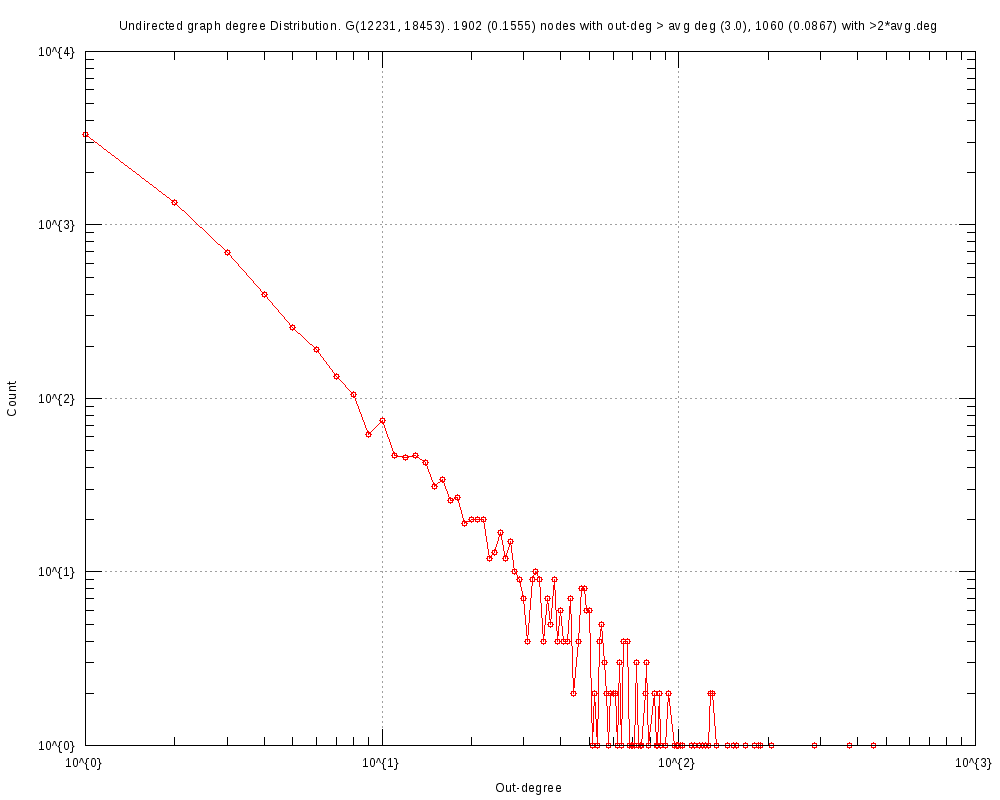

gnuplot code for this plot:
#
# Undirected graph degree Distribution. G(12231, 18453). 1902 (0.1555) nodes with out-deg > avg deg (3.0), 1060 (0.0867) with >2*avg.deg (Mon Sep  9 04:02:04 2019)
#

set title "Undirected graph degree Distribution. G(12231, 18453). 1902 (0.1555) nodes with out-deg > avg deg (3.0), 1060 (0.0867) with >2*avg.deg"
set key bottom right
set logscale xy 10
set format x "10^{%L}"
set mxtics 10
set format y "10^{%L}"
set mytics 10
set grid
set xlabel "Out-degree"
set ylabel "Count"
set tics scale 2
set terminal png font arial 10 size 1000,800
set output 'outDeg.email-Enron-subgraph.png'
plot 	"outDeg.email-Enron-subgraph.tab" using 1:2 title "" with linespoints pt 6
